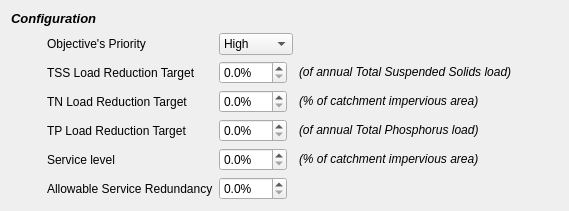
               <widget class="QWidget" name="widget_11" native="true">
                <layout class="QGridLayout" name="gridLayout_9">
                 <item row="1" column="1">
                  <widget class="QLabel" name="runoff_pri_lbl_5">
                   <property name="text">
                    <string>Objective's Priority</string>
                   </property>
                  </widget>
                 </item>
                 <item row="5" column="0">
                  <spacer name="horizontalSpacer_37">
                   <property name="orientation">
                    <enum>Qt::Horizontal</enum>
                   </property>
                   <property name="sizeType">
                    <enum>QSizePolicy::Fixed</enum>
                   </property>
                   <property name="sizeHint" stdset="0">
                    <size>
                     <width>30</width>
                     <height>20</height>
                    </size>
                   </property>
                  </spacer>
                 </item>
                 <item row="1" column="3" colspan="2">
                  <spacer name="horizontalSpacer_31">
                   <property name="orientation">
                    <enum>Qt::Horizontal</enum>
                   </property>
                   <property name="sizeHint" stdset="0">
                    <size>
                     <width>40</width>
                     <height>20</height>
                    </size>
                   </property>
                  </spacer>
                 </item>
                 <item row="6" column="0">
                  <spacer name="horizontalSpacer_30">
                   <property name="orientation">
                    <enum>Qt::Horizontal</enum>
                   </property>
                   <property name="sizeType">
                    <enum>QSizePolicy::Minimum</enum>
                   </property>
                   <property name="sizeHint" stdset="0">
                    <size>
                     <width>30</width>
                     <height>20</height>
                    </size>
                   </property>
                  </spacer>
                 </item>
                 <item row="4" column="0">
                  <spacer name="horizontalSpacer_36">
                   <property name="orientation">
                    <enum>Qt::Horizontal</enum>
                   </property>
                   <property name="sizeType">
                    <enum>QSizePolicy::Fixed</enum>
                   </property>
                   <property name="sizeHint" stdset="0">
                    <size>
                     <width>30</width>
                     <height>20</height>
                    </size>
                   </property>
                  </spacer>
                 </item>
                 <item row="4" column="3">
                  <widget class="QLabel" name="targets_runoff_lbl_20">
                   <property name="text">
                    <string>&lt;html&gt;&lt;head/&gt;&lt;body&gt;&lt;p&gt;&lt;span style=&quot; font-style:italic;&quot;&gt;(% of catchment impervious area)&lt;/span&gt;&lt;/p&gt;&lt;/body&gt;&lt;/html&gt;</string>
                   </property>
                  </widget>
                 </item>
                 <item row="1" column="2">
                  <widget class="QComboBox" name="comboBox_5">
                   <item>
                    <property name="text">
                     <string>High</string>
                    </property>
                   </item>
                   <item>
                    <property name="text">
                     <string>Medium</string>
                    </property>
                   </item>
                   <item>
                    <property name="text">
                     <string>Low</string>
                    </property>
                   </item>
                  </widget>
                 </item>
                 <item row="5" column="3">
                  <widget class="QLabel" name="targets_runoff_lbl_21">
                   <property name="text">
                    <string>&lt;html&gt;&lt;head/&gt;&lt;body&gt;&lt;p&gt;&lt;span style=&quot; font-style:italic;&quot;&gt;(of annual Total Phosphorus load)&lt;/span&gt;&lt;/p&gt;&lt;/body&gt;&lt;/html&gt;</string>
                   </property>
                  </widget>
                 </item>
                 <item row="4" column="1">
                  <widget class="QLabel" name="targets_runoff_lbl_18">
                   <property name="text">
                    <string>TN Load Reduction Target</string>
                   </property>
                  </widget>
                 </item>
                 <item row="5" column="2">
                  <widget class="QDoubleSpinBox" name="targets_runoff_spin_9">
                   <property name="sizePolicy">
                    <sizepolicy hsizetype="Fixed" vsizetype="Fixed">
                     <horstretch>0</horstretch>
                     <verstretch>0</verstretch>
                    </sizepolicy>
                   </property>
                   <property name="minimumSize">
                    <size>
                     <width>40</width>
                     <height>0</height>
                    </size>
                   </property>
                   <property name="suffix">
                    <string>%</string>
                   </property>
                   <property name="decimals">
                    <number>1</number>
                   </property>
                  </widget>
                 </item>
                 <item row="3" column="1">
                  <widget class="QLabel" name="targets_runoff_lbl_15">
                   <property name="text">
                    <string>TSS Load Reduction Target</string>
                   </property>
                  </widget>
                 </item>
                 <item row="6" column="2">
                  <widget class="QDoubleSpinBox" name="service_swmQty_4">
                   <property name="sizePolicy">
                    <sizepolicy hsizetype="Fixed" vsizetype="Fixed">
                     <horstretch>0</horstretch>
                     <verstretch>0</verstretch>
                    </sizepolicy>
                   </property>
                   <property name="minimumSize">
                    <size>
                     <width>40</width>
                     <height>0</height>
                    </size>
                   </property>
                   <property name="suffix">
                    <string>%</string>
                   </property>
                   <property name="decimals">
                    <number>1</number>
                   </property>
                  </widget>
                 </item>
                 <item row="0" column="0" colspan="2">
                  <widget class="QLabel" name="design_ration_lbl_9">
                   <property name="minimumSize">
                    <size>
                     <width>0</width>
                     <height>16</height>
                    </size>
                   </property>
                   <property name="maximumSize">
                    <size>
                     <width>16777215</width>
                     <height>16</height>
                    </size>
                   </property>
                   <property name="whatsThis">
                    <string>Select what design goals to consider and what priority they take over each other. Highest priority (1) and Lowest priority (3) influence technology's chance of being implemented. Note that equal priority can be set as well, in which case no one design rationale is more important than the other.</string>
                   </property>
                   <property name="text">
                    <string>&lt;!DOCTYPE HTML PUBLIC &quot;-//W3C//DTD HTML 4.0//EN&quot; &quot;http://www.w3.org/TR/REC-html40/strict.dtd&quot;&gt;
&lt;html&gt;&lt;head&gt;&lt;meta name=&quot;qrichtext&quot; content=&quot;1&quot; /&gt;&lt;style type=&quot;text/css&quot;&gt;
p, li { white-space: pre-wrap; }
&lt;/style&gt;&lt;/head&gt;&lt;body style=&quot; font-family:'MS Shell Dlg 2'; font-size:10pt; font-weight:400; font-style:normal;&quot;&gt;
&lt;p style=&quot; margin-top:0px; margin-bottom:0px; margin-left:0px; margin-right:0px; -qt-block-indent:0; text-indent:0px;&quot;&gt;&lt;span style=&quot; font-weight:600; font-style:italic;&quot;&gt;Configuration&lt;/span&gt;&lt;/p&gt;&lt;/body&gt;&lt;/html&gt;</string>
                   </property>
                  </widget>
                 </item>
                 <item row="3" column="2">
                  <widget class="QDoubleSpinBox" name="targets_runoff_spin_7">
                   <property name="sizePolicy">
                    <sizepolicy hsizetype="Fixed" vsizetype="Fixed">
                     <horstretch>0</horstretch>
                     <verstretch>0</verstretch>
                    </sizepolicy>
                   </property>
                   <property name="minimumSize">
                    <size>
                     <width>40</width>
                     <height>0</height>
                    </size>
                   </property>
                   <property name="suffix">
                    <string>%</string>
                   </property>
                   <property name="decimals">
                    <number>1</number>
                   </property>
                  </widget>
                 </item>
                 <item row="4" column="4">
                  <spacer name="horizontalSpacer_38">
                   <property name="orientation">
                    <enum>Qt::Horizontal</enum>
                   </property>
                   <property name="sizeHint" stdset="0">
                    <size>
                     <width>40</width>
                     <height>20</height>
                    </size>
                   </property>
                  </spacer>
                 </item>
                 <item row="5" column="4">
                  <spacer name="horizontalSpacer_39">
                   <property name="orientation">
                    <enum>Qt::Horizontal</enum>
                   </property>
                   <property name="sizeHint" stdset="0">
                    <size>
                     <width>40</width>
                     <height>20</height>
                    </size>
                   </property>
                  </spacer>
                 </item>
                 <item row="6" column="1">
                  <widget class="QLabel" name="targets_runoff_lbl_17">
                   <property name="text">
                    <string>Service level</string>
                   </property>
                  </widget>
                 </item>
                 <item row="1" column="0">
                  <spacer name="horizontalSpacer_34">
                   <property name="orientation">
                    <enum>Qt::Horizontal</enum>
                   </property>
                   <property name="sizeType">
                    <enum>QSizePolicy::Minimum</enum>
                   </property>
                   <property name="sizeHint" stdset="0">
                    <size>
                     <width>30</width>
                     <height>20</height>
                    </size>
                   </property>
                  </spacer>
                 </item>
                 <item row="5" column="1">
                  <widget class="QLabel" name="targets_runoff_lbl_19">
                   <property name="text">
                    <string>TP Load Reduction Target</string>
                   </property>
                  </widget>
                 </item>
                 <item row="4" column="2">
                  <widget class="QDoubleSpinBox" name="targets_runoff_spin_8">
                   <property name="sizePolicy">
                    <sizepolicy hsizetype="Fixed" vsizetype="Fixed">
                     <horstretch>0</horstretch>
                     <verstretch>0</verstretch>
                    </sizepolicy>
                   </property>
                   <property name="minimumSize">
                    <size>
                     <width>40</width>
                     <height>0</height>
                    </size>
                   </property>
                   <property name="suffix">
                    <string>%</string>
                   </property>
                   <property name="decimals">
                    <number>1</number>
                   </property>
                  </widget>
                 </item>
                 <item row="6" column="4">
                  <spacer name="horizontalSpacer_32">
                   <property name="orientation">
                    <enum>Qt::Horizontal</enum>
                   </property>
                   <property name="sizeHint" stdset="0">
                    <size>
                     <width>40</width>
                     <height>20</height>
                    </size>
                   </property>
                  </spacer>
                 </item>
                 <item row="6" column="3">
                  <widget class="QLabel" name="targets_runoff_lbl_14">
                   <property name="text">
                    <string>&lt;html&gt;&lt;head/&gt;&lt;body&gt;&lt;p&gt;&lt;span style=&quot; font-style:italic;&quot;&gt;(% of catchment impervious area)&lt;/span&gt;&lt;/p&gt;&lt;/body&gt;&lt;/html&gt;</string>
                   </property>
                  </widget>
                 </item>
                 <item row="3" column="0">
                  <spacer name="horizontalSpacer_33">
                   <property name="orientation">
                    <enum>Qt::Horizontal</enum>
                   </property>
                   <property name="sizeType">
                    <enum>QSizePolicy::Fixed</enum>
                   </property>
                   <property name="sizeHint" stdset="0">
                    <size>
                     <width>30</width>
                     <height>20</height>
                    </size>
                   </property>
                  </spacer>
                 </item>
                 <item row="3" column="3">
                  <widget class="QLabel" name="targets_runoff_lbl_16">
                   <property name="text">
                    <string>&lt;html&gt;&lt;head/&gt;&lt;body&gt;&lt;p&gt;&lt;span style=&quot; font-style:italic;&quot;&gt;(of annual Total Suspended Solids load)&lt;/span&gt;&lt;/p&gt;&lt;/body&gt;&lt;/html&gt;</string>
                   </property>
                  </widget>
                 </item>
                 <item row="7" column="1">
                  <widget class="QLabel" name="targets_runoff_lbl_24">
                   <property name="text">
                    <string>Allowable Service Redundancy</string>
                   </property>
                  </widget>
                 </item>
                 <item row="7" column="2">
                  <widget class="QDoubleSpinBox" name="service_swmQty_6">
                   <property name="sizePolicy">
                    <sizepolicy hsizetype="Fixed" vsizetype="Fixed">
                     <horstretch>0</horstretch>
                     <verstretch>0</verstretch>
                    </sizepolicy>
                   </property>
                   <property name="minimumSize">
                    <size>
                     <width>40</width>
                     <height>0</height>
                    </size>
                   </property>
                   <property name="suffix">
                    <string>%</string>
                   </property>
                   <property name="decimals">
                    <number>1</number>
                   </property>
                  </widget>
                 </item>
                 <item row="7" column="3" colspan="2">
                  <spacer name="horizontalSpacer_42">
                   <property name="orientation">
                    <enum>Qt::Horizontal</enum>
                   </property>
                   <property name="sizeHint" stdset="0">
                    <size>
                     <width>40</width>
                     <height>20</height>
                    </size>
                   </property>
                  </spacer>
                 </item>
                 <item row="3" column="4">
                  <spacer name="horizontalSpacer_35">
                   <property name="orientation">
                    <enum>Qt::Horizontal</enum>
                   </property>
                   <property name="sizeHint" stdset="0">
                    <size>
                     <width>40</width>
                     <height>20</height>
                    </size>
                   </property>
                  </spacer>
                 </item>
                 <item row="7" column="0">
                  <spacer name="horizontalSpacer_44">
                   <property name="orientation">
                    <enum>Qt::Horizontal</enum>
                   </property>
                   <property name="sizeType">
                    <enum>QSizePolicy::Minimum</enum>
                   </property>
                   <property name="sizeHint" stdset="0">
                    <size>
                     <width>30</width>
                     <height>20</height>
                    </size>
                   </property>
                  </spacer>
                 </item>
                </layout>
               </widget>
